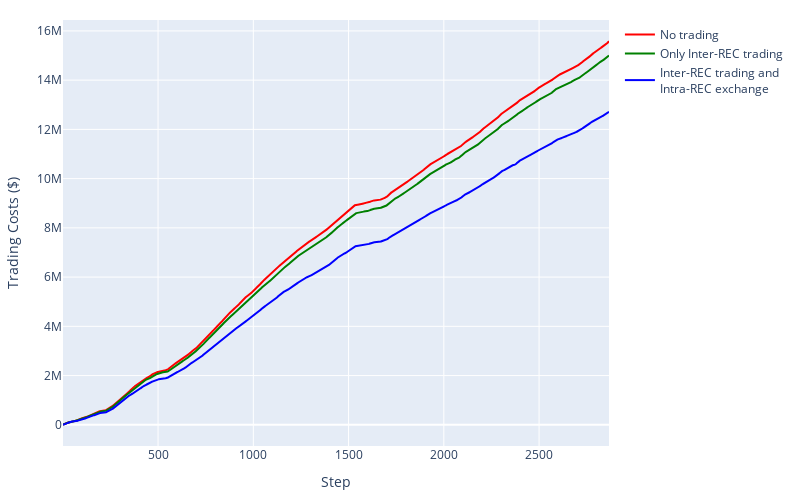

The notebook cell saved with this chart:
### Code cell
fig = go.Figure()

df_yn_yy = simulation.drop("REC", axis=1).groupby("step").mean()
df_nn_ny = simulation2.drop("REC", axis=1).groupby("step").mean()

df_yn_yy_baseline = simulation_baseline.drop("REC", axis=1).groupby("step").mean()
df_nn_ny_baseline = simulation2_baseline.drop("REC", axis=1).groupby("step").mean()

# fig.add_trace(
#     go.Scatter(
#         x=df_yn_yy_baseline.index,
#         y=df_yn_yy_baseline["no_market_accumulated_cost"],
#         name=f"Heuristic | No trading",
#         line=dict(color='orange'),
#         mode="lines",
#         showlegend=True,
#     )
# )

# fig.add_trace(
#     go.Scatter(
#         x=df_nn_ny_baseline.index,
#         y=df_nn_ny_baseline["accumulated_cost"],
#         name=f"Heuristic | Inter-REC trading",
#         line=dict(color='brown'),
#         mode="lines",
#         showlegend=True,
#     )
# )

# fig.add_trace(
#     go.Scatter(
#         x=df_yn_yy_baseline.index,
#         y=df_yn_yy_baseline["accumulated_cost"],
#         name=f"Heuristic | Inter-REC trading<br>+ Intra-REC exchange",
#         line=dict(color='purple'),
#         mode="lines",
#         showlegend=True,
#     )
# )

fig.add_trace(
    go.Scatter(
        x=df_yn_yy.index,
        y=df_yn_yy["no_market_accumulated_cost"],
        name=f"No trading",
        line=dict(color='red'),
        mode="lines",
        showlegend=True,
    )
)

fig.add_trace(
    go.Scatter(
        x=df_nn_ny.index,
        y=df_nn_ny["accumulated_cost"],
        name=f"Only Inter-REC trading",
        line=dict(color='green'),
        mode="lines",
        showlegend=True,
    )
)

fig.add_trace(
    go.Scatter(
        x=df_yn_yy.index,
        y=df_yn_yy["accumulated_cost"],
        name=f"Inter-REC trading and<br>Intra-REC exchange",
        line=dict(color='blue'),
        mode="lines",
        showlegend=True,
    )
)

fig.update_layout(
    height=500,
    width=800,
    xaxis_title="Step",
    yaxis_title="Trading Costs ($)",
    margin=dict(l=20, r=20, t=20, b=20),
)

write_image(fig, "trading_costs_compared.pdf", show=True)
write_image(fig, "trading_costs_compared.png")

### Figure 1 — Plotly figure (JSON) as saved in the notebook; plotly's stock layout.template omitted (floating-point values rounded to 4 significant figures; data arrays with more than 128 entries replaced by an {"elided": "..."} marker saying what was removed)
{"data": [{"line": {"color": "red"}, "mode": "lines", "name": "No trading", "showlegend": true, "type": "scatter", "x": {"elided": "2867 int values"}, "y": {"elided": "2867 float values"}}, {"line": {"color": "green"}, "mode": "lines", "name": "Only Inter-REC trading", "showlegend": true, "type": "scatter", "x": {"elided": "2867 int values"}, "y": {"elided": "2867 float values"}}, {"line": {"color": "blue"}, "mode": "lines", "name": "Inter-REC trading and<br>Intra-REC exchange", "showlegend": true, "type": "scatter", "x": {"elided": "2867 int values"}, "y": {"elided": "2867 float values"}}], "layout": {"height": 500, "margin": {"b": 20, "l": 20, "r": 20, "t": 20}, "width": 800, "xaxis": {"title": {"text": "Step"}}, "yaxis": {"title": {"text": "Trading Costs ($)"}}}}
